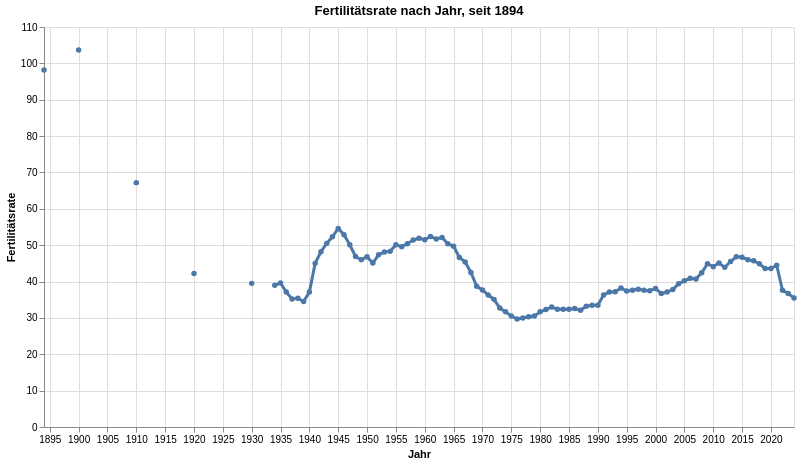

Notebook source saved alongside this figure:
### Code cell
grafik1 = mypy_dv.plot_altair_multiline_highlight(
    data = myAgg1.reset_index()
    ,x = 'StichtagDatJahr'
    ,y = 'Fertilitaetsrate_noDM'
    ,x_beschriftung = 'Jahr'
    , y_beschriftung = 'Fertilitätsrate'
    #,category = "ThemaLang"
    ,category_beschriftung= 'Legende:'
    ,warning_status = "ignore" #always or ignore
    ,myTitle="Fertilitätsrate nach Jahr, seit "+data_min_date
)
grafik1

### Figure 1 — Vega-Lite specification as saved in the notebook (floating-point values rounded to 4 significant figures; data arrays with more than 128 entries replaced by an {"elided": "..."} marker saying what was removed)
{"config": {"view": {"continuousWidth": 300, "continuousHeight": 300}}, "layer": [{"mark": {"type": "circle"}, "encoding": {"opacity": {"value": 1.3}, "tooltip": [{"field": "StichtagDatJahr", "type": "temporal"}, {"field": "Fertilitaetsrate_noDM", "type": "quantitative"}], "x": {"axis": {"title": "Jahr"}, "field": "StichtagDatJahr", "type": "temporal"}, "y": {"axis": {"title": "Fertilitätsrate"}, "field": "Fertilitaetsrate_noDM", "type": "quantitative"}}, "name": "view_17", "title": "Fertilitätsrate nach Jahr, seit 1894"}, {"mark": {"type": "line"}, "encoding": {"size": {"condition": {"test": {"not": {"param": "param_17"}}, "value": 1.2}, "value": 3}, "tooltip": [{"field": "StichtagDatJahr", "type": "temporal"}, {"field": "Fertilitaetsrate_noDM", "type": "quantitative"}], "x": {"axis": {"title": "Jahr"}, "field": "StichtagDatJahr", "type": "temporal"}, "y": {"axis": {"title": "Fertilitätsrate"}, "field": "Fertilitaetsrate_noDM", "type": "quantitative"}}, "title": "Fertilitätsrate nach Jahr, seit 1894"}], "data": {"name": "data-19479122ee3ec2c317ee8528aece5331"}, "height": 400, "params": [{"name": "param_17", "select": {"type": "point", "fields": [""], "nearest": true, "on": "pointerover"}, "views": ["view_17"]}], "width": 750, "$schema": "https://vega.github.io/schema/vega-lite/v5.8.0.json", "datasets": {"data-19479122ee3ec2c317ee8528aece5331": {"elided": "131 records"}}}
